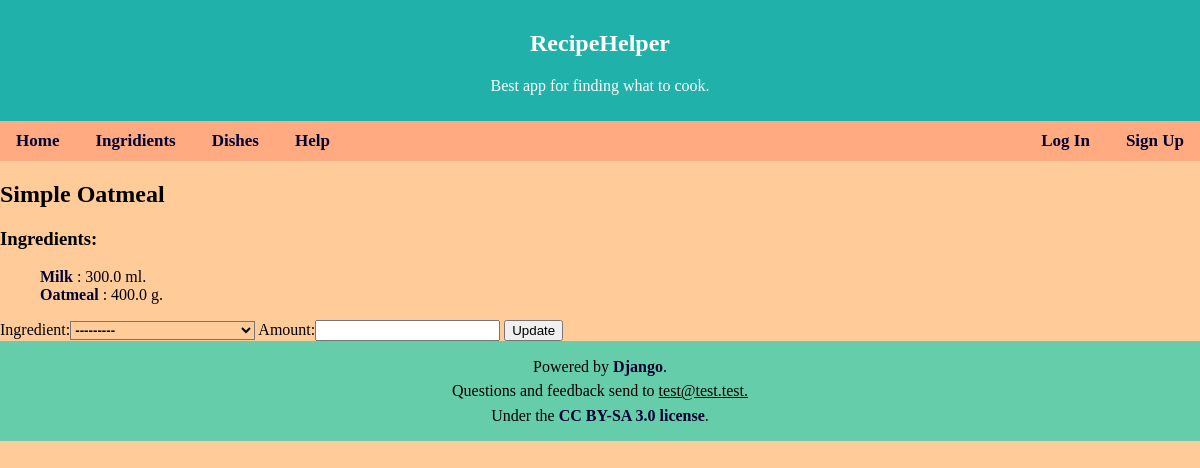
Screenshot of /recipe/672/?edit_mode=True with the database file from the repository.
### Picker/models.py (models this page shows, shortened)
class Dish(models.Model):
    name = models.CharField(max_length = 100)
    description = models.TextField(blank=True, default='')

class Recipe(models.Model):
    dish = models.ForeignKey(Dish, on_delete=models.CASCADE)
    ingredient = models.ForeignKey(Ingredient, on_delete=models.PROTECT)
    amount = models.DecimalField(max_digits = 10, decimal_places = 1, null = True)
    class Meta:
        unique_together = (('dish', 'ingredient'),)

class Ingredient(models.Model):
    name = models.CharField(max_length = 40, unique = True)
    units = models.CharField(max_length = 10, default = 'g.')
    description = models.TextField(blank = True, default = '')
    def __str__(self):
        return self.name

### Picker/views.py (the view)
# urls.py: path('recipe/<int:dish_id>/', views.recipe, name='recipe'), #single dish page
def recipe(request, dish_id):
    try:
        rec = Dish.objects.get(pk=dish_id)
    except Dish.DoesNotExist:
        raise Http404("There is no such recipe.")
    edit = request.GET.get('edit_mode')
    ing_list = Recipe.objects.filter(dish_id=dish_id).select_related('ingredient')
    html_disctiption = '<ul><li>' + rec.description.replace('\n', '</li><li>') + '</li></ul>'
    context = {
        'dish_name': rec.name,
        'ingredients_list': ing_list,
        'dish_description': html_disctiption,
    }
    if edit:
        template = loader.get_template('dish_edit.html')
        data = {'name': rec.name, 'description': rec.description}
        form = NewDish(data)
        if request.method == 'POST':
            form = NewDish(request.POST)
            form_ing = DishForm(request.POST)
            for temp in ing_list:
                if 'Delete ' + str(temp.ingredient_id) in request.POST:
                    Recipe.objects.filter(pk=temp.pk).delete()
                    form = DishForm()
                    break
            if form.is_valid():
                rec.name = form.cleaned_data['name']
                rec.description = form.cleaned_data['description']
                rec.save()
                print('Updated.')
                return HttpResponseRedirect('../{}'.format(rec.id))
            if form_ing.is_valid():
                ing2rec = Recipe(dish_id=dish_id, ingredient_id=form_ing.cleaned_data['ingredient'].id,
                                 amount=form_ing.cleaned_data['amount'])
                ing2rec.save()
        else:
            form_ing = DishForm()
        context['form'] = form
        context['form_ing'] = form_ing
        ing_list = Recipe.objects.filter(dish_id=dish_id).select_related('ingredient')
        context['ingredients_list'] = ing_list
    else:
        template = loader.get_template('dish.html')
    return HttpResponse(template.render(context, request))

### Picker/forms.py
class NewDish(forms.Form):
    name = forms.CharField(max_length = 100)
    description = forms.CharField(widget=forms.Textarea(attrs = {'rows': 10, 'cols': 80}), required = False)

class DishForm(forms.Form):
    ingredient = forms.ModelChoiceField(queryset=Ingredient.objects.all())
    amount = forms.DecimalField(max_digits = 10, decimal_places = 1)

### templates/dish_edit.html (shortened to what this page needs)
{% extends 'base.html' %}
{% load static %}
{% block nav %}
    <a href="{% url 'index' %}">Home</a>
    <a href="{% url 'ing_cat' %}">Ingridients</a>
    <a href="{% url 'catalog' %}">Dishes</a>
    <a href="{% url 'help' %}">Help</a>
{% endblock %}
{% block content %}
<h2>{{ dish_name }}</h2>
<h3>Ingredients:</h3>
{% if ingredients_list %}
<ul id="inline">
    {% for ing in ingredients_list %}
        <li>
            <form method="post" >
                <a href="/ingredient/{{ ing.ingredient_id }} "> {{ ing.ingredient.name }} </a> : {{ ing.amount }} {{ ing.ingredient.units }}
            </form>
        </li>
    {% endfor %}
</ul>
{% endif %}
<form method="post" action="">
    {{ form_ing }}
    <input type="submit" name="AddIngredient" value="Update">
</form>
{% endblock %}

### static/first.css (style rules this page uses)
html, body { background-color: #ffcc99; margin: 0; padding: 0; top: 0; left: 0; }
nav a { color: black; text-align: center; padding: 14px 16px; text-decoration: none; font-size: 17px; }
a:link, a:visited { text-decoration: none; font-weight: bold; color: #000033; }
ul#inline li { display: inline; }
select { background-color: #ffcc99; font-weight: bold; }

### rows the page displays
Dish: name "Simple Oatmeal"
Recipe: ingredient.name "Milk", amount "300.0", ingredient.units "ml."
Recipe: ingredient.name "Oatmeal", amount "400.0", ingredient.units "g."
